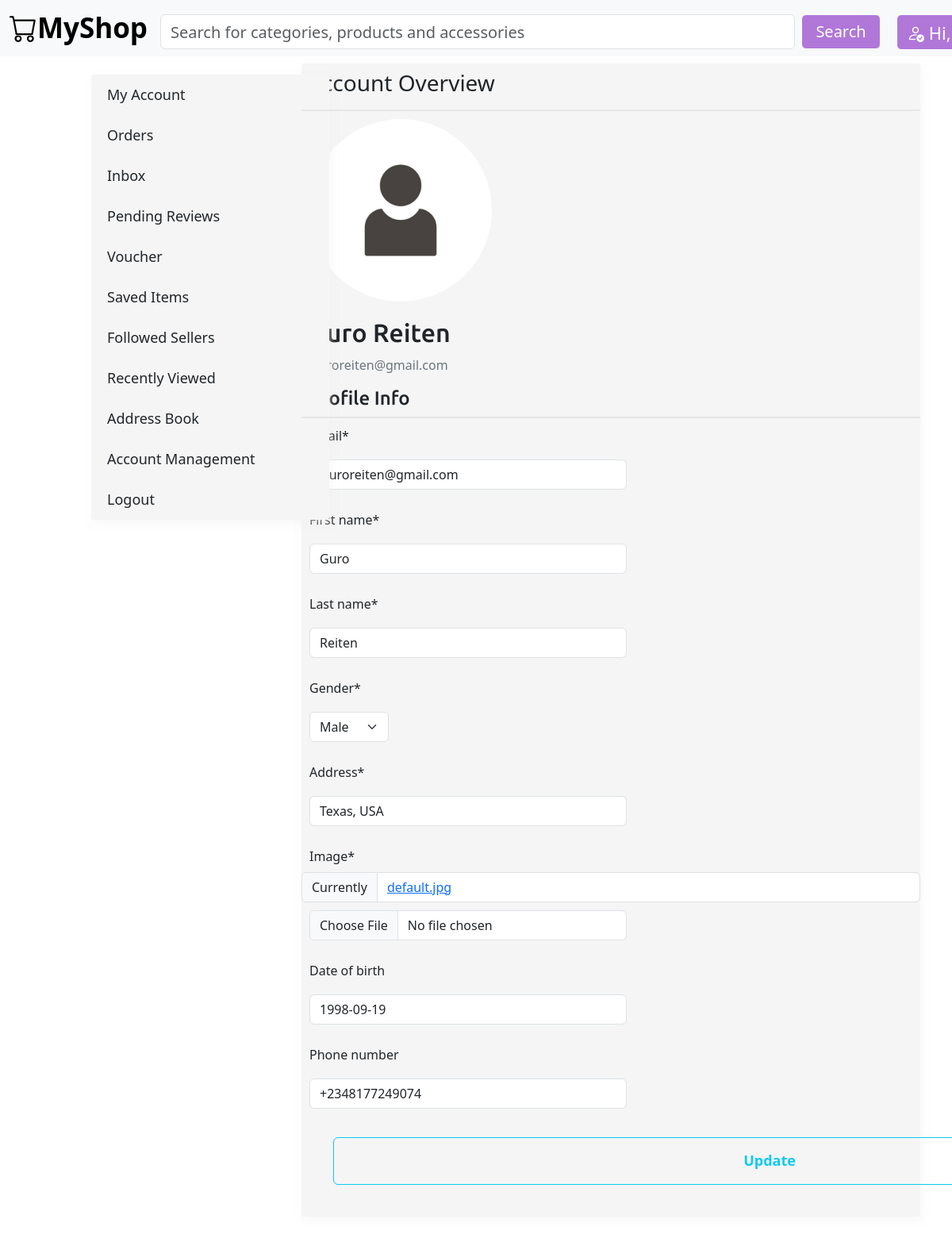
/profile/ (signed in), run on an earlier commit of the app's database.
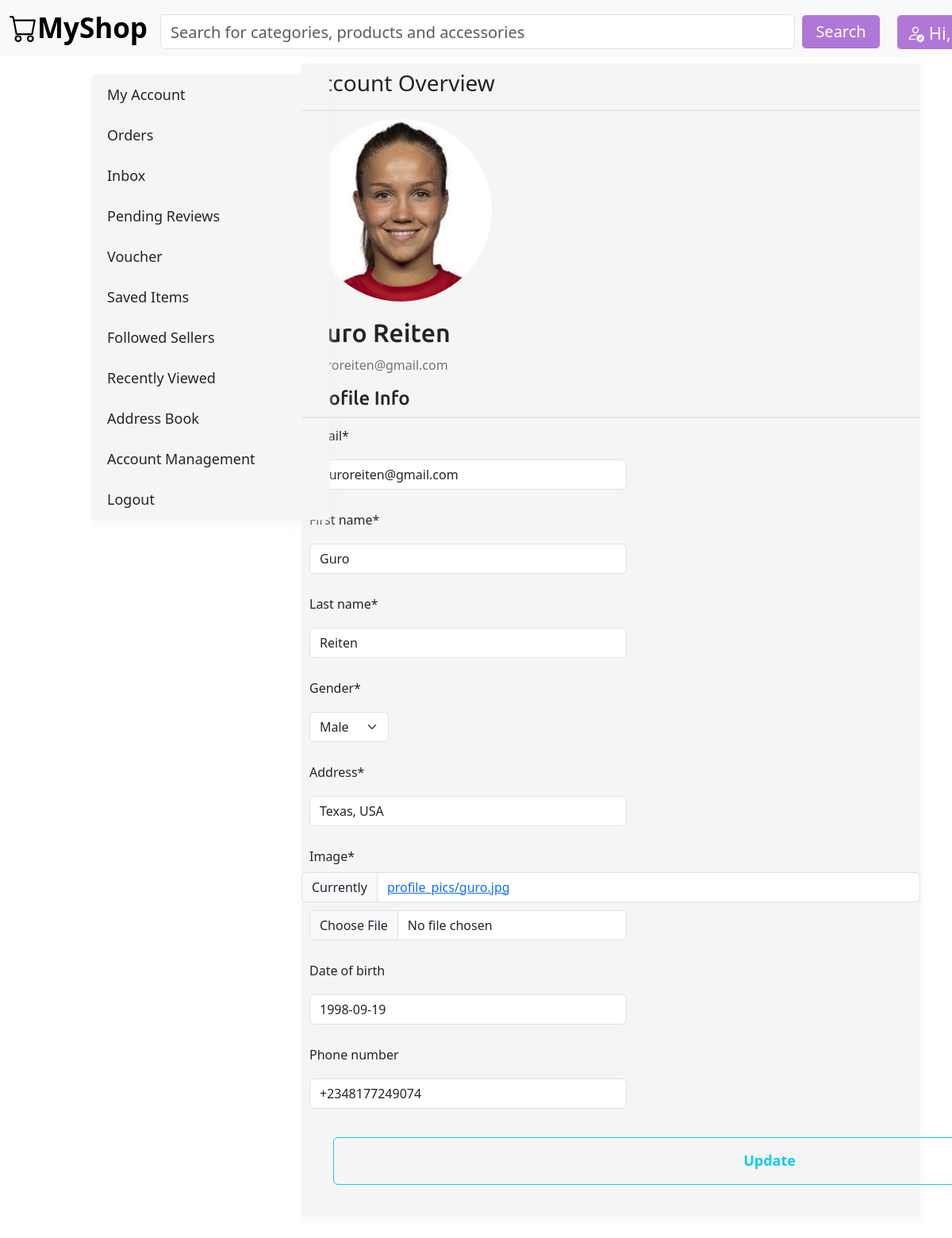
And on a later commit of the database.
### users/models.py (models this page shows, shortened)
class CustomProfile(models.Model):
    class GenderStatus(models.TextChoices):
        MALE= 'M', 'Male'
        FEMALE= 'F', 'Female'
    user= models.OneToOneField(CustomUser,
                               on_delete=models.CASCADE,)
    gender= models.CharField(max_length=1,
                             choices=GenderStatus.choices,
                             default=GenderStatus.MALE)
    address= models.CharField(max_length=250,
                              null=True)
    image= models.ImageField(upload_to= 'profile_pics',
                             default= 'default.jpg')
    date_of_birth= models.DateField(null=True,
                                    blank=True)
    phone_number = PhoneNumberField(blank= True)
    updated= models.DateTimeField(auto_now=True,)
    class Meta:
        ordering= ['-updated']
        indexes=[
            models.Index(fields=['-updated'])
        ]
        verbose_name= 'profile'
        verbose_name_plural= 'profiles'

class CustomUser(AbstractUser, PermissionsMixin):
    email = models.EmailField(unique=True, null=False,)
    first_name = models.CharField(max_length=30)
    last_name = models.CharField(max_length=30)
    date_joined = models.DateTimeField(default=timezone.now)
    is_active = models.BooleanField(default=True)
    username = None
    objects = CustomUserManager()
    USERNAME_FIELD = 'email'
    REQUIRED_FIELDS = []
    class Meta:
        ordering= ['email']
        indexes=[
            models.Index(fields=['email'])
        ]
        verbose_name= 'user'
        verbose_name_plural= 'users'

### users/views.py (the view)
# urls.py: path('profile/', views.user_profile, name='profile'),
@login_required
def user_profile(request):
    user_profile = CustomProfile.objects.get(user=request.user)
    if request.method== "POST":
        user_form= UserUpdateForm(request.POST, instance= request.user)
        profile_form= ProfileUpdateForm(request.POST,
                                        request.FILES,
                                        instance=request.user.customprofile)
        if user_form.is_valid() and profile_form.is_valid():
            user_form.save()
            profile_form.save()
            messages.success(request, f'Account updated successfully!')
            return redirect('users:profile')
    else:
        user_form= UserUpdateForm(instance=request.user)
        profile_form= ProfileUpdateForm(instance=request.user.customprofile)
    return render(request,
                  'users/profile.html',
                  {'user_form': user_form,
                   'profile_form': profile_form,
                   'user_profile': user_profile})

### users/forms.py
class UserUpdateForm(forms.ModelForm):
    class Meta:
        model= CustomUser
        fields= ['email', 'first_name', 'last_name']

class ProfileUpdateForm(forms.ModelForm):
    class Meta:
        model = CustomProfile
        exclude= ['updated', 'user']

### cart/cart.py (called while the page is built)
    def __len__(self):
        return sum(item['quantity'] for item in self.cart.values())

### cart/context_processors.py (called while the page is built)
def cart(request):
    return {'cart': Cart(request)}

### users/templates/users/profile.html (shortened to what this page needs)
{% extends "shop/base.html" %}
{% load crispy_forms_tags %}
{% block content %}
<div class="profile-sidebar">
      <nav>
      <a class="nav-item nav-link" href="{% url 'users:profile' %}">My Account</a>
      <a class="nav-item nav-link" href="#">Orders</a>
      <a class="nav-item nav-link" href="#">Inbox</a>
      <a class="nav-item nav-link" href="#">Pending Reviews</a>
      <a class="nav-item nav-link" href="#">Voucher</a>
      <a class="nav-item nav-link" href="#">Saved Items</a>
      <a class="nav-item nav-link" href="#">Followed Sellers</a>
      <a class="nav-item nav-link" href="#">Recently Viewed</a>
      <a class="nav-item nav-link" href="#">Address Book</a>
      <a class="nav-item nav-link" href="#">Account Management</a>
      <a class="nav-item nav-link" href="#">Logout</a>
      </nav>
</div>
<section class="profile-content">
      <header>
            <h3>Account Overview</h2>
      </header>
      <hr class="solid" style="border-top: 2px solid #bbb; margin: 0; width: auto;">
      <div id="profile_pic">
            <img src="{{ user_profile.image.url }}" alt="profile">
            <h2 class="account-heading">{{ user.first_name }} {{ user.last_name }}</h2>
            <p class="text-secondary">{{ user.email }}</p>
      </div>
      <form action="" method="POST" enctype="multipart/form-data">
        <fieldset class="form-group">
            <h4>Profile Info</h4>
            <hr class="solid" style="border-top: 2px solid #bbb; margin: 0; width: auto;">
            {{ user_form|crispy }}
            {{ profile_form|crispy }}
        </fieldset>
        <div class="form-group">
            <button class="btn btn-outline-info" type="submit
            ">Update</button>
        </div>
    </form>
</section>
{% endblock content%}

### shop/templates/shop/base.html (shortened to what this page needs)
{% load static %}
<!DOCTYPE html>
  <html>
    <head>
      <link href="{% static 'css/style.css' %}" rel="stylesheet">
      <link href="https://cdn.jsdelivr.net/npm/bootstrap@5.3.2/dist/css/bootstrap.min.css" rel="stylesheet">
      <link rel="stylesheet" href="https://cdn.jsdelivr.net/npm/bootstrap-icons@1.11.1/font/bootstrap-icons.css">
    </head>
    <body>
        <nav class="navbar navbar-expand-md bg-body-tertiary fixed-top nav_bar">
          <div class="container-fluid">
            <a class="navbar-brand logo" href="/"><i class="bi bi-cart"></i>MyShop</a>
            <div class="d-flex justify-content-start search_form">
              <form class="d-flex" role="search">
              <input class="form-control me-2" type="search" placeholder="Search for categories, products and accessories" aria-label="Search">
              <button class="btn btn-outline-success" type="submit">Search</button>
            </form>
            {% if user.is_authenticated %}
                <div class="btn-group user_profile ">
                  <button type="button" class="btn btn-danger dropdown-toggle" data-bs-toggle="dropdown" aria-expanded="false">
                    <i class="bi bi-person-check fa-lg"></i>
                    Hi, {{ user.first_name }}
                  </button>
                </div>
              {% endif %}
          </div>
        </nav>
      <div id="content">
        {% block content %}
        {% endblock %}
      </div>
    </body>
</html>

### shop/static/css/style.css (style rules this page uses)
body { margin: 0; padding: 0; font-family: helvetica, sans-serif; }
h1, h2, h3, h4, h5, h6 { font-family: "Ubuntu", sans-serif; font-weight: normal; }
a { text-decoration: none; color: #5993bb; }
#content { padding: 0 100px; overflow: hidden; margin-top: 10px; }
.nav_bar { margin-bottom: 20px; }
.nav_bar .logo { font-weight: bold; font-size: 35px; margin-left: 0; margin-top: 0; padding: 0; }
.nav_bar .user_profile button { margin-left: 20px; margin-right: 20px; font-size: 22px; height: 45px; background-color: #b077d8; color: white; border-color: white; }
.nav_bar .search_form { margin-top: 10px; margin-right: 25%; }
.nav_bar form input { width: 800px; font-size: 20px; height: 44px; }
.nav_bar form button, .nav_bar #log_in, .nav_bar #sign_up { font-size: 20px; border-color: white; width: 100px; height: 44px; background-color: #b077d8; color: white; }
.profile-sidebar { position: fixed; float: left; margin-left: 15px; margin-top: 7%; background: whitesmoke; width: 300px; max-width: 500px; padding-top: 0; padding-left: 20px; box-shadow: 2px 5px 10px rgba(245, 240, 240, 0.5); border-radius: 4px; height: auto; }
.profile-sidebar a { margin: 0; padding-top: 12px; padding-bottom: 12px; display: block; border-color: #0b0b0b; font-size: 18px; }
.profile-content { width: 78%; height: auto; float: right; margin-top: 7%; margin-right: -60px; margin-bottom: 100px; padding: 0; box-shadow: 2px 5px 10px rgba(245, 240, 240, 0.5); border-radius: 4px; background-color: whitesmoke; }
.profile-content header h3 { font-family:'Segoe UI', Tahoma, Geneva, Verdana, sans-serif; padding: 8px; }
.profile-content #profile_pic img { border-radius: 50%; height: 230px; width: 230px; margin: 10px; }
.profile-content #profile_pic h2, p, h4 { margin: 10px; }
.profile-content form input, label { margin: 10px; width: 400px; }
.profile-content form select { margin: 10px; width: 100px; }
.profile-content form button { margin-top: 20px; margin-left: 40px; margin-bottom: 40px; width: 1100px; height: 60px; font-weight: bold; font-size: large; }

What changed in the data, as far as the page shows it:
changed CustomProfile "Male": image: picture added in place of a placeholder
Also different on the page:
text no longer shown: "Gender * Address * Image * Currently default.jpg Date of birth Phone number"
text now shown: "Gender * Address * Image * Currently profile_pics/guro.jpg Date of birth Phone number"
